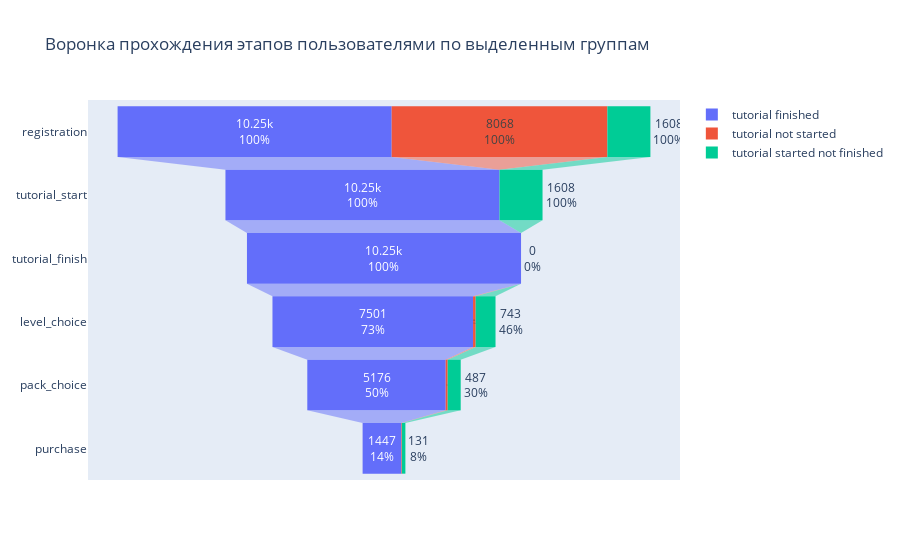

The code cell stored with this chart in its notebook:
### Code cell
# импортирую необходимую библиотеку для создания воронки
from plotly import graph_objects as go
# создаем воронку пользователей, включающую группы пользователей
fig = go.Figure()

fig.add_trace(go.Funnel(
    name = 'tutorial finished',
    y = group_pivot['event_type'],
    x = group_pivot['tut_finished'].values,
    textinfo = 'value+percent initial'))

fig.add_trace(go.Funnel(
    name = 'tutorial not started',
    orientation = 'h',
    y = group_pivot['event_type'],
    x = group_pivot['tut_not_started'].values,
    textposition = 'inside',
    textinfo = 'value+percent initial'))

fig.add_trace(go.Funnel(
    name = 'tutorial started not finished',
    orientation = 'h',
    y = group_pivot['event_type'],
    x = group_pivot['tut_not_finished'].values,
    textposition = 'outside',
    textinfo = 'value+percent initial'))

fig.update_layout(title_text='Воронка прохождения этапов пользователями по выделенным группам')
fig.show()

### Figure 1 — Plotly figure (JSON) as saved in the notebook; plotly's stock layout.template omitted (floating-point values rounded to 4 significant figures)
{"data": [{"name": "tutorial finished", "textinfo": "value+percent initial", "type": "funnel", "x": [10250, 10250, 10250, 7501, 5176, 1447], "y": ["registration", "tutorial_start", "tutorial_finish", "level_choice", "pack_choice", "purchase"]}, {"name": "tutorial not started", "orientation": "h", "textinfo": "value+percent initial", "textposition": "inside", "type": "funnel", "x": [8068, 0, 0, 98, 74, 22], "y": ["registration", "tutorial_start", "tutorial_finish", "level_choice", "pack_choice", "purchase"]}, {"name": "tutorial started not finished", "orientation": "h", "textinfo": "value+percent initial", "textposition": "outside", "type": "funnel", "x": [1608, 1608, 0, 743, 487, 131], "y": ["registration", "tutorial_start", "tutorial_finish", "level_choice", "pack_choice", "purchase"]}], "layout": {"title": {"text": "Воронка прохождения этапов пользователями по выделенным группам"}}}
